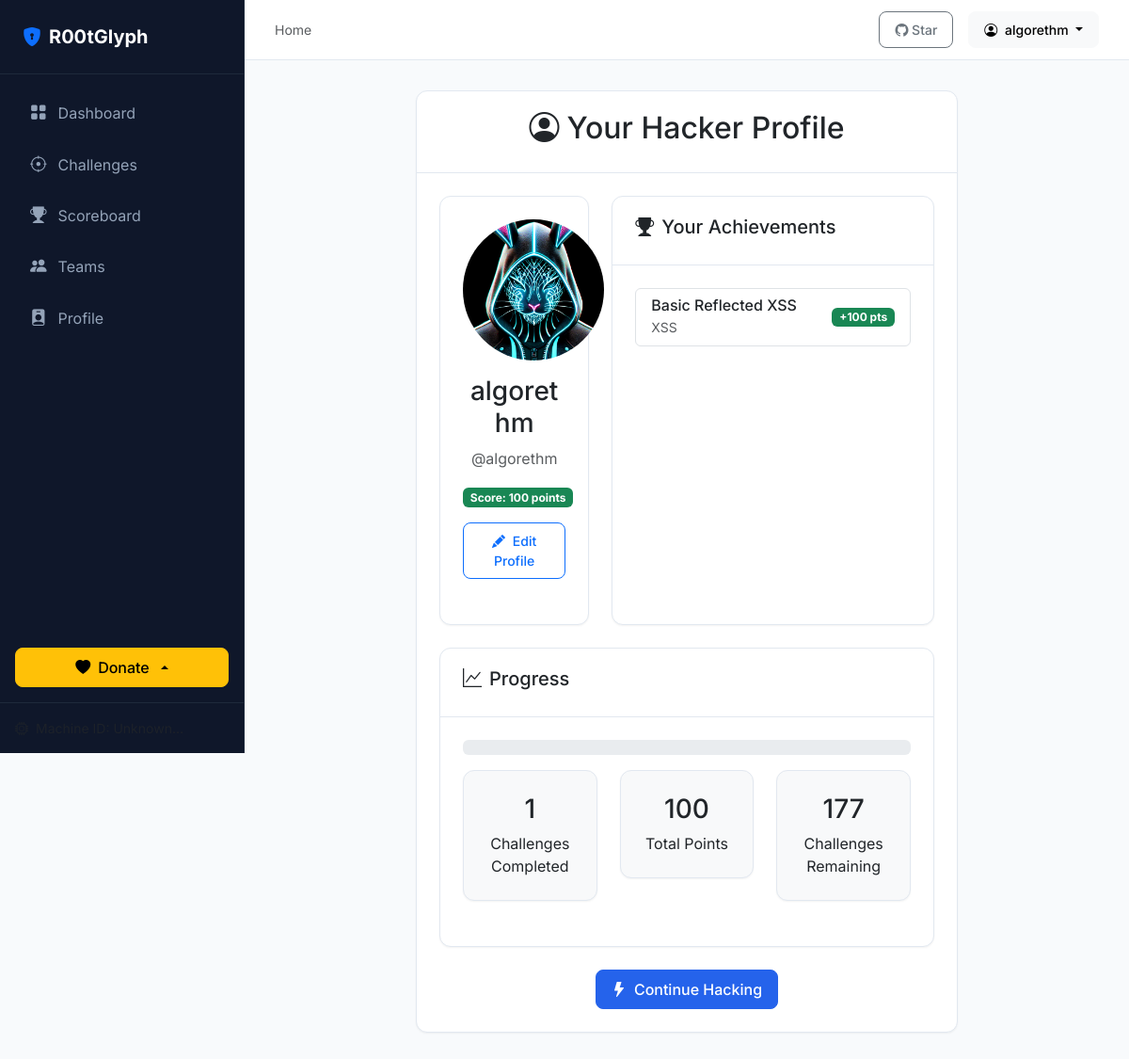
Screenshot of /profile (signed in) with the database file from the repository.
### app/models.py (models this page shows)
class LocalUser(db.Model):
    id = db.Column(db.Integer, primary_key=True)
    username = db.Column(db.String(50), unique=True, nullable=False)
    password_hash = db.Column(db.String(256), nullable=False)
    display_name = db.Column(db.String(50), nullable=False, default='Anonymous Hacker')
    profile_picture = db.Column(db.String(256), nullable=True)
    score = db.Column(db.Integer, default=0)
    completed_challenges = db.Column(db.Text, default='[]')
    is_admin = db.Column(db.Boolean, default=False)
    team_id = db.Column(db.Integer, db.ForeignKey('team.id'), nullable=True)
    created_at = db.Column(db.DateTime, default=lambda: datetime.now(timezone.utc))
    last_active = db.Column(db.DateTime, default=lambda: datetime.now(timezone.utc))

class Challenge(db.Model):
    id = db.Column(db.Integer, primary_key=True)
    name = db.Column(db.String(100), nullable=False)
    category = db.Column(db.String(50), nullable=False)
    difficulty = db.Column(db.String(20), nullable=False)
    description = db.Column(db.Text, nullable=False)
    points = db.Column(db.Integer, default=100)
    active = db.Column(db.Boolean, default=True)

### app/routes/core.py (the view, shortened to what this page needs)
@core_bp.route('/profile', methods=['GET', 'POST'])
@login_required
def profile():
    user = get_current_user()
    completed_challenges = []
    if user.completed_challenges:
        challenge_ids = json.loads(user.completed_challenges)
        completed_challenges = Challenge.query.filter(Challenge.id.in_(challenge_ids)).all()
    total_challenge_count = Challenge.query.filter_by(active=True).count()
    remaining_challenge_count = total_challenge_count - len(completed_challenges)
    return render_template('profile.html', user=user, completed_challenges=completed_challenges, total_challenge_count=total_challenge_count, remaining_challenge_count=remaining_challenge_count)

### app/utils.py (called while the page is built)
def login_required(f):
    @wraps(f)
    def decorated_function(*args, **kwargs):
        if 'user_id' not in session:
            return redirect(url_for('login', next=request.url))
        return f(*args, **kwargs)
    return decorated_function

def get_current_user():
    if 'user_id' in session:
        return db.session.get(LocalUser, session['user_id'])
    return None

def inject_user():
    return dict(current_user=get_current_user())

### templates/profile.html (shortened to what this page needs)
{% extends 'base.html' %}
{% block content %}
<div class="row">
    <div class="col-md-8 offset-md-2">
        <div class="card">
            <div class="card-header">
                <h2 class="text-center"><i class="bi bi-person-circle me-2"></i>Your Hacker Profile</h2>
            </div>
            <div class="card-body">
                <div class="row mb-4">
                    <div class="col-md-4">
                        <div class="card h-100">
                            <div class="card-body text-center">
                                <div class="mb-3">
                                    {% if user.profile_picture %}
                                    <img src="{{ url_for('static', filename=user.profile_picture) }}"
                                        alt="Profile Picture" class="rounded-circle"
                                        style="width: 150px; height: 150px; object-fit: cover;">
                                    {% else %}
                                    <i class="bi bi-person-fill-gear icon-xxl"></i>
                                    {% endif %}
                                </div>
                                <h3>{{ user.display_name }}</h3>
                                <p class="text-muted">@{{ user.username }}</p>
                                <p class="badge bg-success">Score: {{ user.score }} points</p>
                                <button class="btn btn-outline-primary btn-sm" type="button" data-bs-toggle="collapse"
                                    data-bs-target="#editProfile">
                                    <i class="bi bi-pencil-fill me-1"></i> Edit Profile
                                </button>
                            </div>
                        </div>
                    </div>
                    <div class="col-md-8">
                        <div class="card h-100">
                            <div class="card-header">
                                <h5><i class="bi bi-trophy-fill me-2"></i>Your Achievements</h5>
                            </div>
                            <div class="card-body">
                                {% if completed_challenges %}
                                <div class="list-group">
                                    {% for challenge in completed_challenges %}
                                    <div class="list-group-item d-flex justify-content-between align-items-center">
                                        <div>
                                            <h6 class="mb-0">{{ challenge.name }}</h6>
                                            <small class="text-muted">{{ challenge.category | upper }}</small>
                                        </div>
                                        <span class="badge bg-success">+{{ challenge.points }} pts</span>
                                    </div>
                                    {% endfor %}
                                </div>
                                {% else %}
                                <div class="alert alert-info">
                                    <i class="bi bi-info-circle-fill me-2"></i>
                                    You haven't completed any challenges yet. Start hacking to earn points!
                                </div>
                                {% endif %}
                            </div>
                        </div>
                    </div>
                </div>
                <div class="card">
                    <div class="card-header">
                        <h5><i class="bi bi-graph-up me-2"></i>Progress</h5>
                    </div>
                    <div class="card-body">
                        <div class="progress mb-3 progress-standard">
                            {% set total_challenges = total_challenge_count %}
                            {% set completed = completed_challenges|length %}
                            {% set percentage = (completed / total_challenges * 100)|int if total_challenges > 0 else 0
                            %}
                        </div>
                        <div class="row text-center">
                            <div class="col-md-4">
                                <div class="card bg-light">
                                    <div class="card-body">
                                        <h3>{{ completed_challenges|length }}</h3>
                                        <p class="mb-0">Challenges Completed</p>
                                    </div>
                                </div>
                            </div>
                            <div class="col-md-4">
                                <div class="card bg-light">
                                    <div class="card-body">
                                        <h3>{{ user.score }}</h3>
                                        <p class="mb-0">Total Points</p>
                                    </div>
                                </div>
                            </div>
                            <div class="col-md-4">
                                <div class="card bg-light">
                                    <div class="card-body">
                                        <h3>{{ remaining_challenge_count }}</h3>
                                        <p class="mb-0">Challenges Remaining</p>
                                    </div>
                                </div>
                            </div>
                        </div>
                    </div>
                </div>
                <div class="text-center mt-4">
                    <a href="{{ url_for('vulnerabilities') }}" class="btn btn-primary">
                        <i class="bi bi-lightning-fill me-2"></i>Continue Hacking
                    </a>
                </div>
            </div>
        </div>
    </div>
</div>
{% endblock %}

### templates/base.html (shortened to what this page needs)
<!doctype html>
<html lang="en">
    <head>
        <link
            rel="stylesheet"
            href="https://cdn.jsdelivr.net/npm/bootstrap@5.3.0/dist/css/bootstrap.min.css"
        />
        <link
            rel="stylesheet"
            href="https://cdn.jsdelivr.net/npm/bootstrap-icons@1.11.1/font/bootstrap-icons.css"
        />
        <link
            rel="stylesheet"
            href="{{ url_for('static', filename='css/style.css') }}"
        />
    </head>
    <body>
        <div class="app-container">
            <aside class="sidebar">
                <div class="sidebar-header">
                    <a href="{{ url_for('index') }}" class="brand-logo">
                        <i class="bi bi-shield-lock-fill text-primary"></i>
                        <span>R00tGlyph</span>
                    </a>
                </div>
                <nav class="sidebar-nav">
                    <div class="nav-item">
                        <a
                            href="{{ url_for('index') }}"
                            class="nav-link {{ 'active' if request.endpoint == 'index' }}"
                        >
                            <i class="bi bi-grid-fill"></i> Dashboard
                        </a>
                    </div>
                    <div class="nav-item">
                        <a
                            href="{{ url_for('vulnerabilities') }}"
                            class="nav-link {{ 'active' if 'level' in request.endpoint or request.endpoint == 'vulnerabilities' }}"
                        >
                            <i class="bi bi-crosshair"></i> Challenges
                        </a>
                    </div>
                    <div class="nav-item">
                        <a
                            href="{{ url_for('scoreboard') }}"
                            class="nav-link {{ 'active' if request.endpoint == 'scoreboard' }}"
                        >
                            <i class="bi bi-trophy-fill"></i> Scoreboard
                        </a>
                    </div>
                    <div class="nav-item">
                        <a
                            href="{{ url_for('teams') }}"
                            class="nav-link {{ 'active' if 'team' in request.endpoint or request.endpoint == 'teams' }}"
                        >
                            <i class="bi bi-people-fill"></i> Teams
                        </a>
                    </div>
                    <div class="nav-item">
                        <a
                            href="{{ url_for('profile') }}"
                            class="nav-link {{ 'active' if request.endpoint == 'profile' }}"
                        >
                            <i class="bi bi-person-badge-fill"></i> Profile
                        </a>
                    </div>
                </nav>
                <div class="sidebar-donate mt-auto mb-3 px-3">
                    <div class="dropdown dropup">
                        <button
                            class="btn btn-warning w-100 d-flex align-items-center justify-content-center gap-2 dropdown-toggle"
                            type="button"
                            data-bs-toggle="dropdown"
                            aria-expanded="false"
                        >
                            <i class="bi bi-heart-fill"></i> Donate
                        </button>
                    </div>
                </div>
                <div class="sidebar-footer">
                    <div
                        class="d-flex align-items-center gap-2 text-muted small"
                    >
                        <i class="bi bi-cpu"></i>
                        <span
                            >Machine ID: {{ session.get('machine_id',
                            'Unknown')[:8] }}...</span
                        >
                    </div>
                </div>
            </aside>
            <main class="main-content">
                <header class="top-bar">
                    <div class="breadcrumb-nav">
                        {% block breadcrumb %}
                        <span class="text-muted">Home</span>
                        {% endblock %}
                    </div>
                    <div class="user-menu">
                        <a
                            href="https://github.com/algorethmpwd/R00tGlyph"
                            target="_blank"
                            class="btn btn-sm btn-outline-secondary"
                        >
                            <i class="bi bi-github"></i> Star
                        </a>
                        {% if current_user %}
                        <div class="dropdown">
                            <button
                                class="btn btn-sm btn-light dropdown-toggle"
                                type="button"
                                data-bs-toggle="dropdown"
                            >
                                <i class="bi bi-person-circle me-1"></i> {{
                                current_user.username }}
                            </button>
                        </div>
                        {% endif %}
                    </div>
                </header>
                <div class="content-wrapper">
                    {% block content %}{% endblock %}
                </div>
            </main>
        </div>
    </body>
</html>

### static/css/style.css (style rules this page uses)
:root { --bg-app: #f8fafc; --bg-panel: #ffffff; --bg-sidebar: #0f172a; --text-primary: #1e293b; --text-secondary: #64748b; --text-sidebar: #94a3b8; --text-sidebar-hover: #ffffff; --primary: #2563eb; --primary-hover: #1d4ed8; --success: #10b981; --warning: #f59e0b; --danger: #ef4444; --info: #3b82f6; --border-color: #e2e8f0; --border-sidebar: #1e293b; --radius-sm: 0.375rem; --radius-md: 0.5rem; --radius-lg: 0.75rem; --shadow-sm: 0 1px 2px 0 rgb(0 0 0 / 0.05); --shadow-md: 0 4px 6px -1px rgb(0 0 0 / 0.1); --shadow-lg: 0 10px 15px -3px rgb(0 0 0 / 0.1); }
body { font-family: 'Inter', sans-serif; background-color: var(--bg-app); color: var(--text-primary); overflow-x: hidden; }
.app-container { display: flex; min-height: 100vh; }
.sidebar { width: 260px; background-color: var(--bg-sidebar); color: var(--text-sidebar); display: flex; flex-direction: column; border-right: 1px solid var(--border-sidebar); position: fixed; height: 100vh; z-index: 50; transition: width 0.3s ease; }
.sidebar-header { padding: 1.5rem; border-bottom: 1px solid var(--border-sidebar); }
.brand-logo { font-weight: 700; font-size: 1.25rem; color: #fff; text-decoration: none; display: flex; align-items: center; gap: 0.5rem; }
.sidebar-nav { flex: 1; padding: 1rem; overflow-y: auto; }
.nav-item { margin-bottom: 0.25rem; }
.nav-link { display: flex; align-items: center; gap: 0.75rem; padding: 0.75rem 1rem; border-radius: var(--radius-md); color: var(--text-sidebar); text-decoration: none; transition: all 0.2s; }
.nav-link i { font-size: 1.1rem; }
.sidebar-footer { padding: 1rem; border-top: 1px solid var(--border-sidebar); }
.main-content { flex: 1; margin-left: 260px; display: flex; flex-direction: column; min-width: 0; }
.top-bar { height: 64px; background-color: var(--bg-panel); border-bottom: 1px solid var(--border-color); display: flex; align-items: center; justify-content: space-between; padding: 0 2rem; position: sticky; top: 0; z-index: 40; }
.breadcrumb-nav { font-size: 0.875rem; color: var(--text-secondary); }
.user-menu { display: flex; align-items: center; gap: 1rem; }
.content-wrapper { padding: 2rem; flex: 1; }
.card { background-color: var(--bg-panel); border: 1px solid var(--border-color); border-radius: var(--radius-lg); box-shadow: var(--shadow-sm); margin-bottom: 1.5rem; }
.card-header { background-color: transparent; border-bottom: 1px solid var(--border-color); padding: 1.25rem 1.5rem; font-weight: 600; }
.card-body { padding: 1.5rem; }
.btn { font-weight: 500; border-radius: var(--radius-md); padding: 0.5rem 1rem; transition: all 0.2s; }
.btn-primary { background-color: var(--primary); border-color: var(--primary); }

### rows the page displays
LocalUser: username "algorethm", profile_picture (picture), display_name "algorethm", score "100"
Challenge: name "Basic Reflected XSS", category "XSS", points "100"

### other values shown
{{ completed_challenges|length }} "1"
{{ remaining_challenge_count }} "177"
